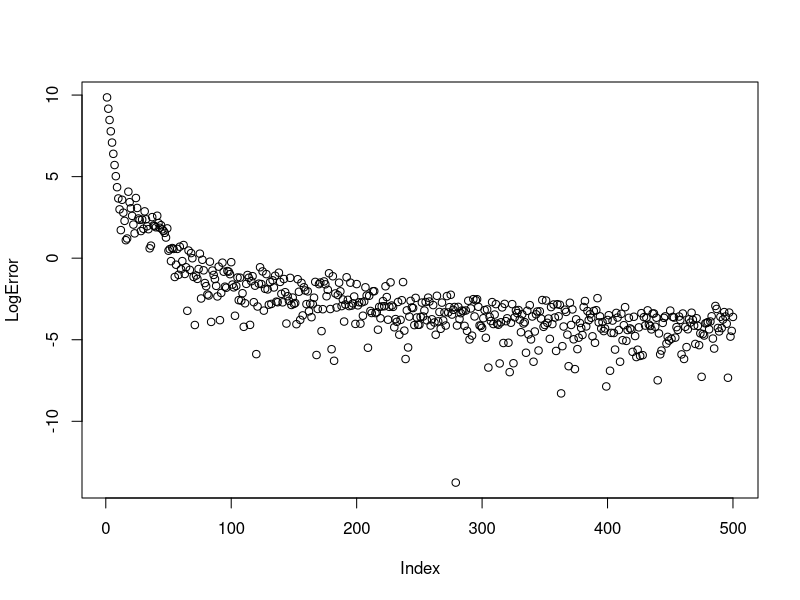
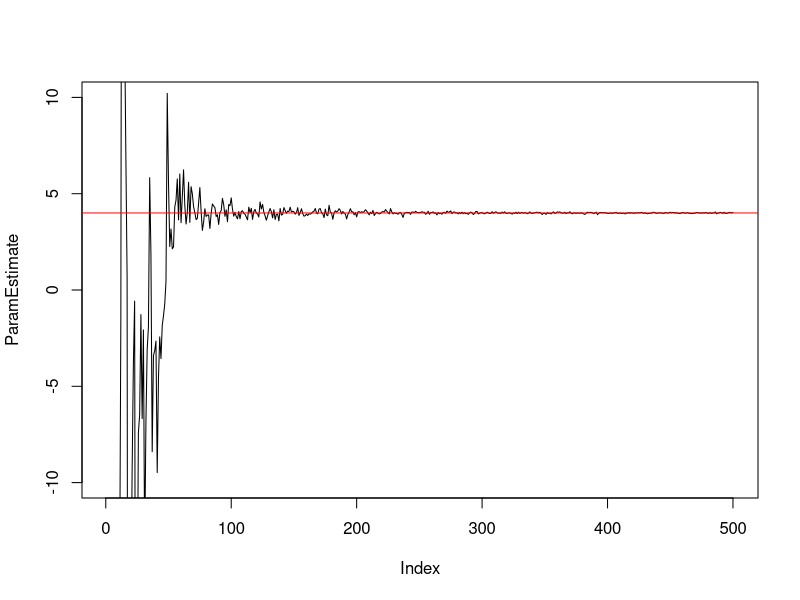

Source code (R) for these figures, in order:
## Parameter Estimation using th Kalman Filter
## Code written by Athinthra K S,
##                School of Computational Science and Engineering
##                McMaster University.

## Stats744 Class Excercise

## Change the parameters and observe the error plot
## y=a*x^2

func <- function(a,x){
  (a^2)*x^2+x+1
}

#initial guess
a0 <- 1
#variance of state
StaVariance <- 10

#Generate Data
ParamTrue <- 4
set.seed(1234)
datVariance <- 10
nObs <- 500
deltaX <- 0.01
nu <- rnorm(nObs, mean=0, sd=sqrt(datVariance)) 
y <- c( func(ParamTrue, (1:(nObs))*deltaX)) + nu

#Xdata
xdata <- (1:nObs)*deltaX
ParamEstimate <- rep(NA, nObs)

#Linearization
G <- function(a,x){2*a*x^2}

# Evolution error
Q <- StaVariance
# Observation error
R <-  0
# Prior
ak <- a0
Sigma <-  datVariance

for(i in 1:nObs){
  # Observation step
  xk <- (i)*deltaX
  yk <- func(ak,xk)
  
  # Prediction step
  ak <- ak+0  ## R??
  ek <- y[i]-yk
  Sigma <- Sigma+Q
  
  SigTermInv <- (G(ak, xk) %*% Sigma %*% G(ak, xk) + R)^(-1)
  K <- G(ak,xk) %*% Sigma %*% SigTermInv

  # Updating step
  ak <- ak+K*ek
  Sigma <- (1-K*G(ak, xk))*Sigma
  ParamEstimate[i] <- ak
}

# calculate error and plot
LogError <- log(abs(ParamEstimate-ParamTrue))
plot(LogError)
plot(ParamEstimate,ylim=c(-10,10),type="l")
abline(h=4,col="red")
